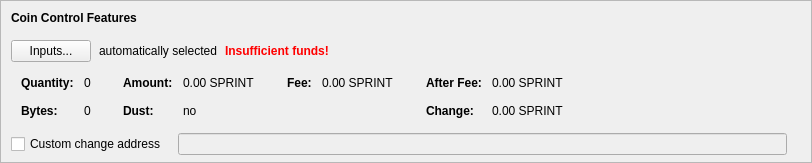
    <widget class="QFrame" name="frameCoinControl">
     <property name="sizePolicy">
      <sizepolicy hsizetype="Expanding" vsizetype="Expanding">
       <horstretch>0</horstretch>
       <verstretch>0</verstretch>
      </sizepolicy>
     </property>
     <property name="maximumSize">
      <size>
       <width>16777215</width>
       <height>16777215</height>
      </size>
     </property>
     <property name="frameShape">
      <enum>QFrame::StyledPanel</enum>
     </property>
     <property name="frameShadow">
      <enum>QFrame::Sunken</enum>
     </property>
     <layout class="QVBoxLayout" name="verticalLayoutCoinControl2">
      <property name="spacing">
       <number>0</number>
      </property>
      <property name="leftMargin">
       <number>0</number>
      </property>
      <property name="topMargin">
       <number>0</number>
      </property>
      <property name="rightMargin">
       <number>0</number>
      </property>
      <property name="bottomMargin">
       <number>6</number>
      </property>
      <item>
       <layout class="QVBoxLayout" name="verticalLayoutCoinControl" stretch="0,0,0,0,1">
        <property name="spacing">
         <number>0</number>
        </property>
        <property name="leftMargin">
         <number>10</number>
        </property>
        <property name="topMargin">
         <number>10</number>
        </property>
        <item>
         <layout class="QHBoxLayout" name="horizontalLayoutCoinControl1">
          <property name="bottomMargin">
           <number>15</number>
          </property>
          <item>
           <widget class="QLabel" name="labelCoinControlFeatures">
            <property name="sizePolicy">
             <sizepolicy hsizetype="Preferred" vsizetype="Maximum">
              <horstretch>0</horstretch>
              <verstretch>0</verstretch>
             </sizepolicy>
            </property>
            <property name="font">
             <font>
              <weight>75</weight>
              <bold>true</bold>
             </font>
            </property>
            <property name="styleSheet">
             <string notr="true">font-weight:bold;</string>
            </property>
            <property name="text">
             <string>Coin Control Features</string>
            </property>
           </widget>
          </item>
         </layout>
        </item>
        <item>
         <layout class="QHBoxLayout" name="horizontalLayoutCoinControl2" stretch="0,0,0,0">
          <property name="spacing">
           <number>8</number>
          </property>
          <property name="bottomMargin">
           <number>10</number>
          </property>
          <item>
           <widget class="QPushButton" name="pushButtonCoinControl">
            <property name="styleSheet">
             <string notr="true"/>
            </property>
            <property name="text">
             <string>Inputs...</string>
            </property>
            <property name="autoDefault">
             <bool>false</bool>
            </property>
           </widget>
          </item>
          <item>
           <widget class="QLabel" name="labelCoinControlAutomaticallySelected">
            <property name="text">
             <string>automatically selected</string>
            </property>
            <property name="margin">
             <number>5</number>
            </property>
           </widget>
          </item>
          <item>
           <widget class="QLabel" name="labelCoinControlInsuffFunds">
            <property name="font">
             <font>
              <weight>75</weight>
              <bold>true</bold>
             </font>
            </property>
            <property name="styleSheet">
             <string notr="true">color:red;font-weight:bold;</string>
            </property>
            <property name="text">
             <string>Insufficient funds!</string>
            </property>
            <property name="margin">
             <number>5</number>
            </property>
           </widget>
          </item>
          <item>
           <spacer name="horizontalSpacerCoinControl">
            <property name="orientation">
             <enum>Qt::Horizontal</enum>
            </property>
            <property name="sizeHint" stdset="0">
             <size>
              <width>40</width>
              <height>1</height>
             </size>
            </property>
           </spacer>
          </item>
         </layout>
        </item>
        <item>
         <widget class="QWidget" name="widgetCoinControl" native="true">
          <property name="sizePolicy">
           <sizepolicy hsizetype="Preferred" vsizetype="Preferred">
            <horstretch>0</horstretch>
            <verstretch>0</verstretch>
           </sizepolicy>
          </property>
          <property name="minimumSize">
           <size>
            <width>0</width>
            <height>0</height>
           </size>
          </property>
          <property name="styleSheet">
           <string notr="true"/>
          </property>
          <layout class="QHBoxLayout" name="horizontalLayoutCoinControl5">
           <property name="leftMargin">
            <number>0</number>
           </property>
           <property name="topMargin">
            <number>0</number>
           </property>
           <property name="rightMargin">
            <number>0</number>
           </property>
           <property name="bottomMargin">
            <number>0</number>
           </property>
           <item>
            <layout class="QHBoxLayout" name="horizontalLayoutCoinControl3" stretch="0,0,0,1">
             <property name="spacing">
              <number>20</number>
             </property>
             <property name="topMargin">
              <number>0</number>
             </property>
             <property name="bottomMargin">
              <number>10</number>
             </property>
             <item>
              <layout class="QFormLayout" name="formLayoutCoinControl1">
               <property name="horizontalSpacing">
                <number>10</number>
               </property>
               <property name="verticalSpacing">
                <number>14</number>
               </property>
               <property name="leftMargin">
                <number>10</number>
               </property>
               <property name="topMargin">
                <number>4</number>
               </property>
               <property name="rightMargin">
                <number>6</number>
               </property>
               <item row="0" column="0">
                <widget class="QLabel" name="labelCoinControlQuantityText">
                 <property name="font">
                  <font>
                   <weight>75</weight>
                   <bold>true</bold>
                  </font>
                 </property>
                 <property name="text">
                  <string>Quantity:</string>
                 </property>
                 <property name="margin">
                  <number>0</number>
                 </property>
                </widget>
               </item>
               <item row="0" column="1">
                <widget class="QLabel" name="labelCoinControlQuantity">
                 <property name="cursor">
                  <cursorShape>IBeamCursor</cursorShape>
                 </property>
                 <property name="contextMenuPolicy">
                  <enum>Qt::ActionsContextMenu</enum>
                 </property>
                 <property name="text">
                  <string notr="true">0</string>
                 </property>
                 <property name="margin">
                  <number>0</number>
                 </property>
                 <property name="textInteractionFlags">
                  <set>Qt::LinksAccessibleByMouse|Qt::TextSelectableByKeyboard|Qt::TextSelectableByMouse</set>
                 </property>
                </widget>
               </item>
               <item row="1" column="0">
                <widget class="QLabel" name="labelCoinControlBytesText">
                 <property name="font">
                  <font>
                   <weight>75</weight>
                   <bold>true</bold>
                  </font>
                 </property>
                 <property name="text">
                  <string>Bytes:</string>
                 </property>
                </widget>
               </item>
               <item row="1" column="1">
                <widget class="QLabel" name="labelCoinControlBytes">
                 <property name="cursor">
                  <cursorShape>IBeamCursor</cursorShape>
                 </property>
                 <property name="contextMenuPolicy">
                  <enum>Qt::ActionsContextMenu</enum>
                 </property>
                 <property name="text">
                  <string notr="true">0</string>
                 </property>
                 <property name="textInteractionFlags">
                  <set>Qt::LinksAccessibleByMouse|Qt::TextSelectableByKeyboard|Qt::TextSelectableByMouse</set>
                 </property>
                </widget>
               </item>
              </layout>
             </item>
             <item>
              <layout class="QFormLayout" name="formLayoutCoinControl2">
               <property name="horizontalSpacing">
                <number>10</number>
               </property>
               <property name="verticalSpacing">
                <number>14</number>
               </property>
               <property name="leftMargin">
                <number>6</number>
               </property>
               <property name="topMargin">
                <number>4</number>
               </property>
               <property name="rightMargin">
                <number>6</number>
               </property>
               <item row="0" column="0">
                <widget class="QLabel" name="labelCoinControlAmountText">
                 <property name="font">
                  <font>
                   <weight>75</weight>
                   <bold>true</bold>
                  </font>
                 </property>
                 <property name="text">
                  <string>Amount:</string>
                 </property>
                 <property name="margin">
                  <number>0</number>
                 </property>
                </widget>
               </item>
               <item row="0" column="1">
                <widget class="QLabel" name="labelCoinControlAmount">
                 <property name="cursor">
                  <cursorShape>IBeamCursor</cursorShape>
                 </property>
                 <property name="contextMenuPolicy">
                  <enum>Qt::ActionsContextMenu</enum>
                 </property>
                 <property name="text">
                  <string notr="true">0.00 SPRINT</string>
                 </property>
                 <property name="textInteractionFlags">
                  <set>Qt::LinksAccessibleByMouse|Qt::TextSelectableByKeyboard|Qt::TextSelectableByMouse</set>
                 </property>
                </widget>
               </item>
               <item row="1" column="0">
                <widget class="QLabel" name="labelCoinControlLowOutputText">
                 <property name="font">
                  <font>
                   <weight>75</weight>
                   <bold>true</bold>
                  </font>
                 </property>
                 <property name="text">
                  <string>Dust:</string>
                 </property>
                </widget>
               </item>
               <item row="1" column="1">
                <widget class="QLabel" name="labelCoinControlLowOutput">
                 <property name="cursor">
                  <cursorShape>IBeamCursor</cursorShape>
                 </property>
                 <property name="contextMenuPolicy">
                  <enum>Qt::ActionsContextMenu</enum>
                 </property>
                 <property name="text">
                  <string notr="true">no</string>
                 </property>
                 <property name="textInteractionFlags">
                  <set>Qt::LinksAccessibleByMouse|Qt::TextSelectableByKeyboard|Qt::TextSelectableByMouse</set>
                 </property>
                </widget>
               </item>
              </layout>
             </item>
             <item>
              <layout class="QFormLayout" name="formLayoutCoinControl3">
               <property name="horizontalSpacing">
                <number>10</number>
               </property>
               <property name="verticalSpacing">
                <number>14</number>
               </property>
               <property name="leftMargin">
                <number>6</number>
               </property>
               <property name="topMargin">
                <number>4</number>
               </property>
               <property name="rightMargin">
                <number>6</number>
               </property>
               <item row="0" column="0">
                <widget class="QLabel" name="labelCoinControlFeeText">
                 <property name="font">
                  <font>
                   <weight>75</weight>
                   <bold>true</bold>
                  </font>
                 </property>
                 <property name="text">
                  <string>Fee:</string>
                 </property>
                 <property name="margin">
                  <number>0</number>
                 </property>
                </widget>
               </item>
               <item row="0" column="1">
                <widget class="QLabel" name="labelCoinControlFee">
                 <property name="cursor">
                  <cursorShape>IBeamCursor</cursorShape>
                 </property>
                 <property name="contextMenuPolicy">
                  <enum>Qt::ActionsContextMenu</enum>
                 </property>
                 <property name="text">
                  <string notr="true">0.00 SPRINT</string>
                 </property>
                 <property name="textInteractionFlags">
                  <set>Qt::LinksAccessibleByMouse|Qt::TextSelectableByKeyboard|Qt::TextSelectableByMouse</set>
                 </property>
                </widget>
               </item>
              </layout>
             </item>
             <item>
              <layout class="QFormLayout" name="formLayoutCoinControl4">
               <property name="horizontalSpacing">
                <number>10</number>
               </property>
               <property name="verticalSpacing">
                <number>14</number>
               </property>
               <property name="leftMargin">
                <number>6</number>
               </property>
               <property name="topMargin">
                <number>4</number>
               </property>
               <property name="rightMargin">
                <number>6</number>
               </property>
               <item row="0" column="0">
                <widget class="QLabel" name="labelCoinControlAfterFeeText">
                 <property name="font">
                  <font>
                   <weight>75</weight>
                   <bold>true</bold>
                  </font>
                 </property>
                 <property name="text">
                  <string>After Fee:</string>
                 </property>
                 <property name="margin">
                  <number>0</number>
                 </property>
                </widget>
               </item>
               <item row="0" column="1">
                <widget class="QLabel" name="labelCoinControlAfterFee">
                 <property name="cursor">
                  <cursorShape>IBeamCursor</cursorShape>
                 </property>
                 <property name="contextMenuPolicy">
                  <enum>Qt::ActionsContextMenu</enum>
                 </property>
                 <property name="text">
                  <string notr="true">0.00 SPRINT</string>
                 </property>
                 <property name="textInteractionFlags">
                  <set>Qt::LinksAccessibleByMouse|Qt::TextSelectableByKeyboard|Qt::TextSelectableByMouse</set>
                 </property>
                </widget>
               </item>
               <item row="1" column="0">
                <widget class="QLabel" name="labelCoinControlChangeText">
                 <property name="font">
                  <font>
                   <weight>75</weight>
                   <bold>true</bold>
                  </font>
                 </property>
                 <property name="text">
                  <string>Change:</string>
                 </property>
                </widget>
               </item>
               <item row="1" column="1">
                <widget class="QLabel" name="labelCoinControlChange">
                 <property name="cursor">
                  <cursorShape>IBeamCursor</cursorShape>
                 </property>
                 <property name="contextMenuPolicy">
                  <enum>Qt::ActionsContextMenu</enum>
                 </property>
                 <property name="text">
                  <string notr="true">0.00 SPRINT</string>
                 </property>
                 <property name="textInteractionFlags">
                  <set>Qt::LinksAccessibleByMouse|Qt::TextSelectableByKeyboard|Qt::TextSelectableByMouse</set>
                 </property>
                </widget>
               </item>
              </layout>
             </item>
            </layout>
           </item>
          </layout>
         </widget>
        </item>
        <item>
         <layout class="QHBoxLayout" name="horizontalLayoutCoinControl4" stretch="0,0,0">
          <property name="spacing">
           <number>12</number>
          </property>
          <property name="sizeConstraint">
           <enum>QLayout::SetDefaultConstraint</enum>
          </property>
          <property name="topMargin">
           <number>5</number>
          </property>
          <property name="rightMargin">
           <number>5</number>
          </property>
          <item>
           <widget class="QCheckBox" name="checkBoxCoinControlChange">
            <property name="toolTip">
             <string>If this is activated, but the change address is empty or invalid, change will be sent to a newly generated address.</string>
            </property>
            <property name="text">
             <string>Custom change address</string>
            </property>
           </widget>
          </item>
          <item>
           <widget class="QValidatedLineEdit" name="lineEditCoinControlChange">
            <property name="enabled">
             <bool>false</bool>
            </property>
            <property name="sizePolicy">
             <sizepolicy hsizetype="Expanding" vsizetype="Fixed">
              <horstretch>0</horstretch>
              <verstretch>0</verstretch>
             </sizepolicy>
            </property>
           </widget>
          </item>
          <item>
           <widget class="QLabel" name="labelCoinControlChangeLabel">
            <property name="sizePolicy">
             <sizepolicy hsizetype="Preferred" vsizetype="Expanding">
              <horstretch>0</horstretch>
              <verstretch>0</verstretch>
             </sizepolicy>
            </property>
            <property name="minimumSize">
             <size>
              <width>0</width>
              <height>0</height>
             </size>
            </property>
            <property name="text">
             <string/>
            </property>
            <property name="margin">
             <number>3</number>
            </property>
           </widget>
          </item>
         </layout>
        </item>
        <item>
         <spacer name="verticalSpacerCoinControl">
          <property name="orientation">
           <enum>Qt::Vertical</enum>
          </property>
          <property name="sizeHint" stdset="0">
           <size>
            <width>800</width>
            <height>1</height>
           </size>
          </property>
         </spacer>
        </item>
       </layout>
      </item>
     </layout>
    </widget>
